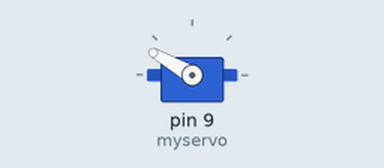
Recording of a sketch running on a simulated Arduino Uno, built with avr-gcc and run on an emulated ATmega328P. Shown: servo.

Above: at 0.05 s.
At 4.0 s:
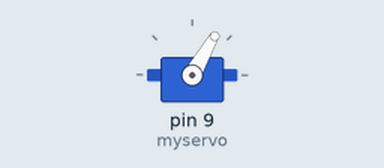
Timing chart, 0 to 5.2 s (numbered marks = the images above):
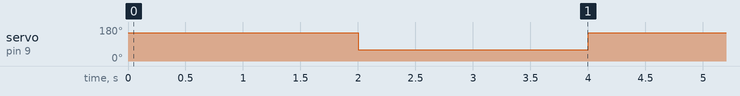

Measured:
- by itself, servo on pin 9 (myservo): alternates 150° for 2.0 s and 60° for 2.0 s

The sketch:

quadcopter.ino
```cpp
#include <Servo.h>
Servo myservo;
int up = 150;
int down = 60;

void setup()
{
  myservo.attach(9);
}

void loop()
{
  myservo.write(up);
  delay(2000);
  myservo.write(down);
  delay(2000);

}
```
